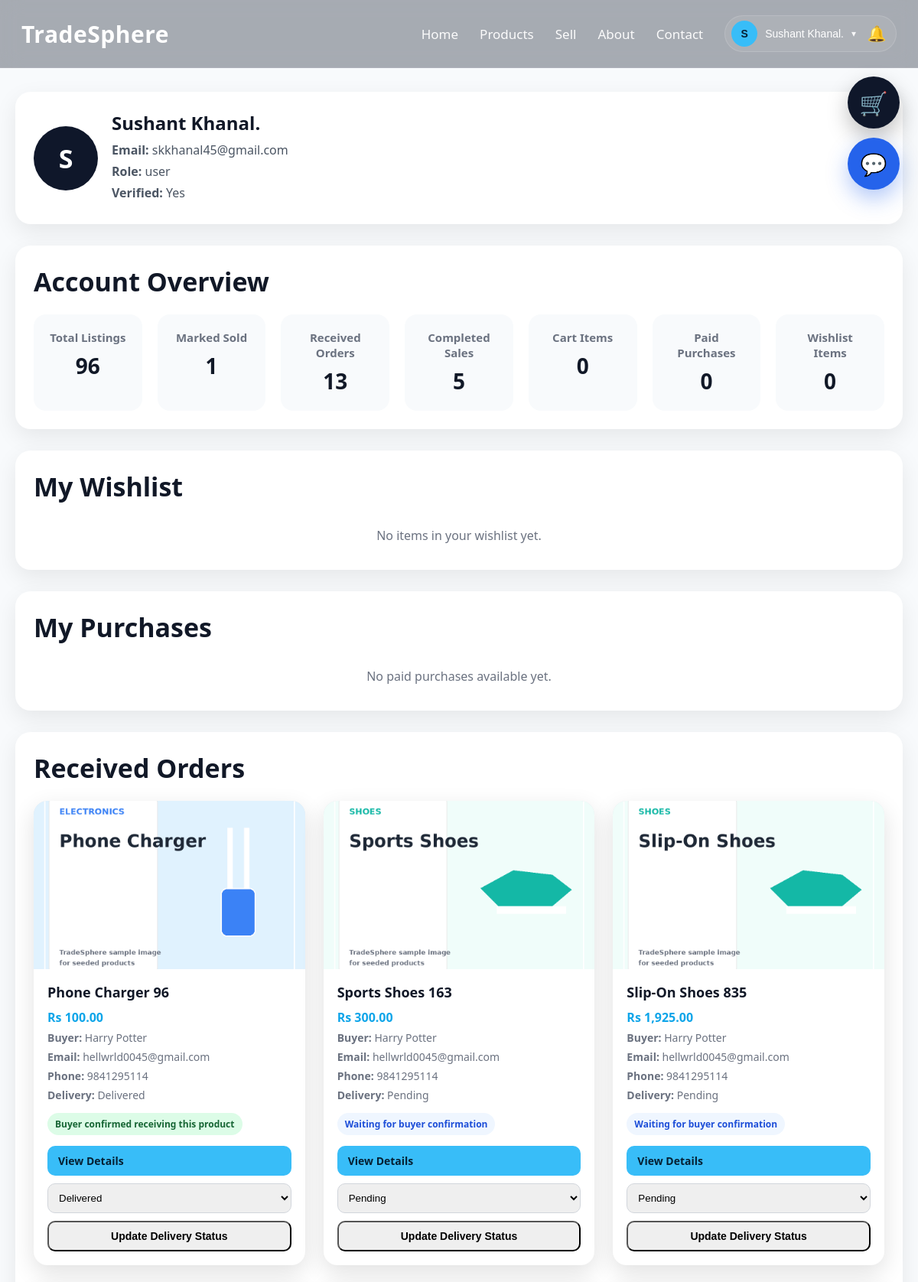
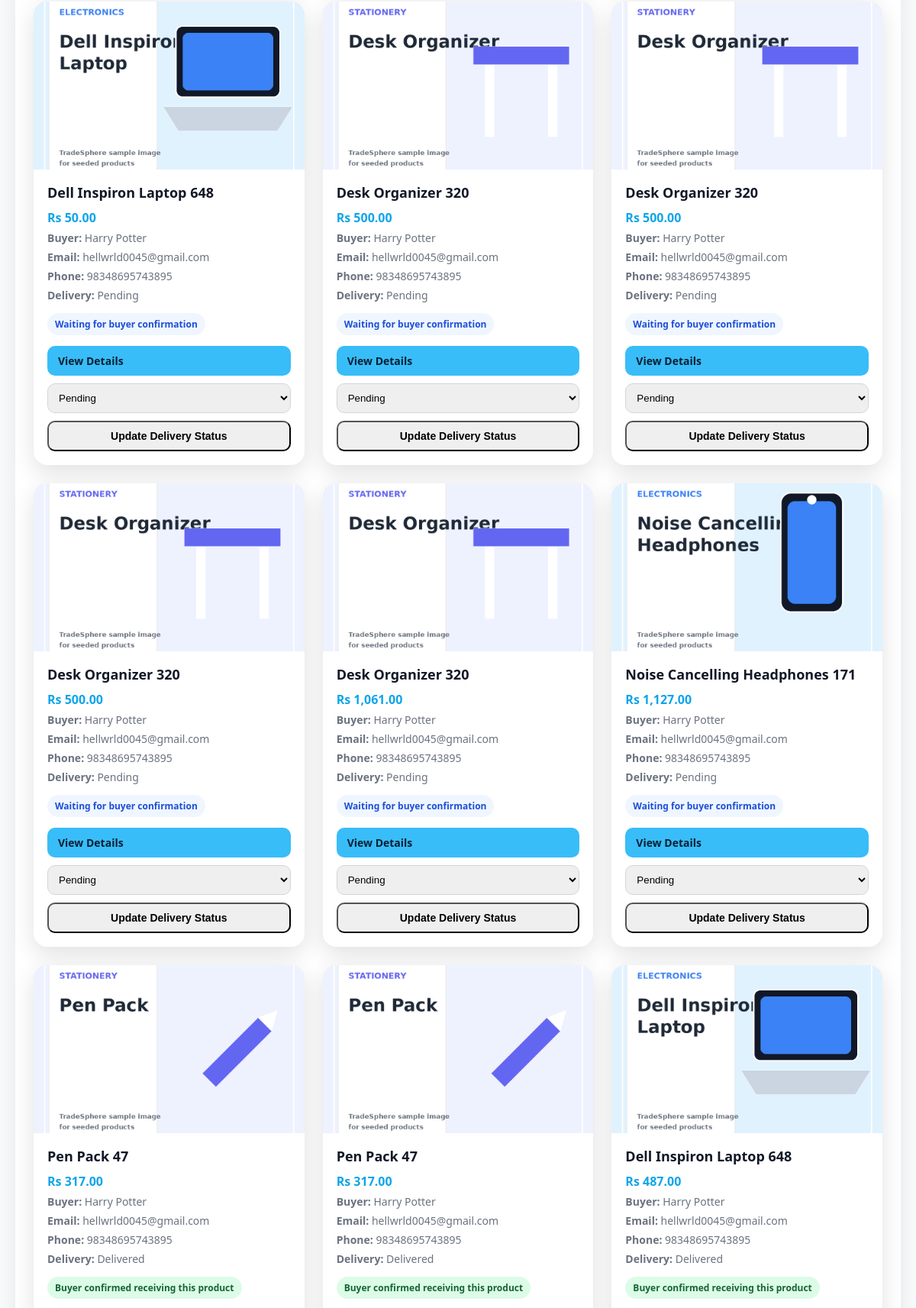
The app's page /profile.php (signed in, upper part) with its own data (2 pictures, top to bottom).
### tables this page shows
CREATE TABLE `users` (
  `id` int(11) NOT NULL,
  `name` varchar(100) DEFAULT NULL,
  `email` varchar(150) DEFAULT NULL,
  `password` varchar(255) DEFAULT NULL,
  `role` enum('user','admin') DEFAULT 'user',
  `is_verified` tinyint(1) DEFAULT 0,
  `email_otp` varchar(255) DEFAULT NULL,
  `otp_expires_at` datetime DEFAULT NULL,
  `reset_token` varchar(255) DEFAULT NULL,
  `reset_expires_at` datetime DEFAULT NULL,
  `created_at` timestamp NOT NULL DEFAULT current_timestamp(),
  `seller_status` enum('none','pending','approved','rejected') DEFAULT 'none',
  `seller_requested_at` datetime DEFAULT NULL,
  `seller_verified_at` datetime DEFAULT NULL,
  `account_status` enum('active','pending_admin','removed') DEFAULT 'active',
  `removal_reason` text DEFAULT NULL,
  `removed_at` datetime DEFAULT NULL,
  `reapply_requested_at` datetime DEFAULT NULL
);

CREATE TABLE `orders` (
  `id` int(11) NOT NULL,
  `user_id` int(11) NOT NULL,
  `product_id` int(11) NOT NULL,
  `seller_user_id` int(11) DEFAULT NULL,
  `buyer_name` varchar(120) NOT NULL,
  `buyer_email` varchar(120) NOT NULL,
  `buyer_phone` varchar(30) NOT NULL,
  `buyer_message` text DEFAULT NULL,
  `amount` decimal(10,2) NOT NULL,
  `quantity` int(11) NOT NULL DEFAULT 1,
  `transaction_uuid` varchar(120) NOT NULL,
  `payment_method` varchar(50) NOT NULL DEFAULT 'eSewa',
  `payment_status` varchar(50) NOT NULL DEFAULT 'pending',
  `order_status` varchar(50) NOT NULL DEFAULT 'placed',
  `seller_delivery_status` varchar(50) NOT NULL DEFAULT 'pending',
  `buyer_received` tinyint(1) NOT NULL DEFAULT 0,
  `delivered_at` datetime DEFAULT NULL,
  `buyer_received_at` datetime DEFAULT NULL,
  `seller_cleared` tinyint(1) NOT NULL DEFAULT 0,
  `esewa_ref_id` varchar(120) DEFAULT NULL,
  `created_at` timestamp NOT NULL DEFAULT current_timestamp(),
  `updated_at` timestamp NOT NULL DEFAULT current_timestamp() ON UPDATE current_timestamp(),
  `buyer_address` text DEFAULT NULL
);

CREATE TABLE `products` (
  `id` int(11) NOT NULL,
  `user_id` int(11) DEFAULT NULL,
  `name` varchar(255) DEFAULT NULL,
  `category_id` int(11) DEFAULT NULL,
  `price` decimal(10,2) DEFAULT NULL,
  `city` varchar(100) DEFAULT NULL,
  `seller_email` varchar(150) DEFAULT NULL,
  `contact_number` varchar(20) DEFAULT NULL,
  `contact_info` varchar(255) DEFAULT NULL,
  `image` varchar(255) DEFAULT NULL,
  `description` text DEFAULT NULL,
  `product_condition` varchar(50) DEFAULT NULL,
  `status` enum('available','sold') DEFAULT 'available',
  `created_at` timestamp NOT NULL DEFAULT current_timestamp(),
  `average_rating` decimal(3,2) NOT NULL DEFAULT 0.00,
  `rating_count` int(11) NOT NULL DEFAULT 0,
  `ai_status` enum('approved','manual_review','rejected','skipped') DEFAULT 'skipped',
  `ai_reason` text DEFAULT NULL
);

### profile.php (the view, shortened to what the rows shown need)
<?php
include "config/db.php";
$userEmail = $conn->real_escape_string($_SESSION['user']);
$userRes = $conn->query("SELECT * FROM users WHERE email='$userEmail' LIMIT 1");
$user = $userRes ? $userRes->fetch_assoc() : null;
$userId = (int)$user['id'];
$highlightOrderId = 0;
$receivedOrders = $conn->query("
    SELECT
        o.*,
        p.name AS product_name,
        p.image AS product_image
    FROM orders o
    INNER JOIN products p ON o.product_id = p.id
    WHERE o.seller_user_id = $userId
    ORDER BY o.created_at DESC
");
?>
<!DOCTYPE html>
<html lang="en">
<head>
    <link rel="stylesheet" href="css/style.css">
</head>
<body>
<?php include "includes/navbar.php"; ?>
<div class="page-wrap">
    <div class="container">
        <div class="profile-section-card">
            <div class="profile-header-box">
                <div class="profile-avatar-lg"><?php echo htmlspecialchars($firstLetter); ?></div>
                <div class="profile-meta">
                    <h2 style="margin:0 0 8px 0;"><?php echo htmlspecialchars($user['name']); ?></h2>
                    <p><strong>Email:</strong> <?php echo htmlspecialchars($user['email']); ?></p>
                    <p><strong>Role:</strong> <?php echo htmlspecialchars($user['role']); ?></p>
                    <p><strong>Verified:</strong> <?php echo ((int)$user['is_verified'] === 1) ? "Yes" : "No"; ?></p>
                </div>
            </div>
        </div>
        <div class="profile-section-card">
            <h2 class="section-title" style="text-align:left; margin-bottom:20px;">Account Overview</h2>
        </div>
        <div class="profile-section-card" id="wishlist">
            <div class="wishlist-heading-row">
                <h2 class="section-title" style="text-align:left; margin-bottom:0;">My Wishlist</h2>
            </div>
        </div>
        <div class="profile-section-card" id="purchases">
            <h2 class="section-title" style="text-align:left; margin-bottom:20px;">My Purchases</h2>
        </div>
        <div class="profile-section-card" id="orders_received">
            <h2 class="section-title" style="text-align:left; margin-bottom:20px;">Received Orders</h2>
            <?php if ($receivedOrders && $receivedOrders->num_rows > 0): ?>
                <div class="products-grid">
                    <?php while ($row = $receivedOrders->fetch_assoc()): ?>
                        <div
                            class="product-card tracked-order-card <?php echo ($highlightOrderId === (int)$row['id']) ? 'active-track' : ''; ?>"
                            id="order-card-<?php echo (int)$row['id']; ?>"
                        >
                            <div class="product-image-wrap">
                                <img src="uploads/<?php echo htmlspecialchars($row['product_image']); ?>" alt="Ordered Product">
                            </div>
                            <div class="product-body">
                                <h3><?php echo htmlspecialchars($row['product_name']); ?></h3>
                                <p class="price">Rs <?php echo number_format((float)$row['amount'], 2); ?></p>
                                <p class="meta"><strong>Buyer:</strong> <?php echo htmlspecialchars($row['buyer_name']); ?></p>
                                <p class="meta"><strong>Email:</strong> <?php echo htmlspecialchars($row['buyer_email']); ?></p>
                                <p class="meta"><strong>Phone:</strong> <?php echo htmlspecialchars($row['buyer_phone']); ?></p>
                                <p class="meta"><strong>Delivery:</strong> <?php echo htmlspecialchars(ucwords(str_replace('_', ' ', $row['seller_delivery_status']))); ?></p>
                                <?php if ((int)$row['buyer_received'] === 1): ?>
                                    <span class="purchase-badge">Buyer confirmed receiving this product</span>
                                <?php else: ?>
                                    <span class="status-note">Waiting for buyer confirmation</span>
                                <?php endif; ?>
                                <div class="product-actions" style="display:flex; flex-direction:column; gap:10px; align-items:stretch;">
                                    <a href="product_details.php?id=<?php echo (int)$row['product_id']; ?>" class="small-btn primary">View Details</a>
                                    <form method="POST" style="margin:0;">
                                        <select name="seller_delivery_status" style="width:100%; padding:10px; border-radius:10px; border:1px solid #d1d5db; margin-bottom:10px;">
                                            <option value="pending" <?php echo ($row['seller_delivery_status'] === 'pending') ? 'selected' : ''; ?>>Pending</option>
                                            <option value="delivered" <?php echo ($row['seller_delivery_status'] === 'delivered') ? 'selected' : ''; ?>>Delivered</option>
                                        </select>
                                        <button type="submit" name="update_delivery_status" class="small-btn dark" style="width:100%;">
                                            Update Delivery Status
                                        </button>
                                    </form>
                                </div>
                            </div>
                        </div>
                    <?php endwhile; ?>
                </div>
            <?php else: ?>
                <p class="inline-empty">No received orders yet.</p>
            <?php endif; ?>
        </div>
    </div>
</div>
</body>
</html>

### includes/navbar.php (shortened to what the rows shown need)
<?php
include_once __DIR__ . "/../config/db.php";
$navUser = null;
if (isset($_SESSION['user'])) {
    $navEmail = $conn->real_escape_string($_SESSION['user']);
    $navRes = $conn->query("
        SELECT id, name, email
        FROM users
        WHERE email='$navEmail'
        LIMIT 1
    ");
    $navUser = $navRes ? $navRes->fetch_assoc() : null;
}
$firstLetter = $navUser ? strtoupper(substr($navUser['name'], 0, 1)) : "U";
?>
<nav class="navbar">
    <div class="navbar-inner">
        <div class="nav-links" id="navLinks">
            <?php if ($navUser): ?>
                <div class="profile-menu">
                    <div class="profile-combo">
                        <button type="button" class="profile-toggle" id="profileToggle">
                            <span class="profile-avatar">
                                <?php echo htmlspecialchars($firstLetter); ?>
                            </span>
                            <span class="profile-name">
                                <?php echo htmlspecialchars($navUser['name']); ?>
                            </span>
                            <span class="profile-caret">▾</span>
                        </button>
                        <button
                            type="button"
                            class="notification-btn"
                            onclick="toggleNotifications()"
                            title="Notifications"
                        >
                            🔔
                        </button>
                    </div>
                </div>
            <?php else: ?>
                <a href="login.php">Login</a>
                <a href="register.php" class="nav-btn">Register</a>
            <?php endif; ?>
        </div>
    </div>
</nav>

### records on screen
users: name "S", name "Sushant Khanal.", email "skkhanal45@gmail.com", role "user"
orders: product.image (picture), product.name "Phone Charger 96", amount "100.00", buyer_name "Harry Potter", buyer_email "hellwrld0045@gmail.com", buyer_phone "9841295114", seller_delivery_status "Delivered", buyer_received "Buyer confirmed receiving this product"
orders: product.image (picture), product.name "Sports Shoes 163", amount "300.00", buyer_name "Harry Potter", buyer_email "hellwrld0045@gmail.com", buyer_phone "9841295114", seller_delivery_status "Pending", buyer_received "Waiting for buyer confirmation"
orders: product.image (picture), product.name "Slip-On Shoes 835", amount "1,925.00", buyer_name "Harry Potter", buyer_email "hellwrld0045@gmail.com", buyer_phone "9841295114", seller_delivery_status "Pending", buyer_received "Waiting for buyer confirmation"
orders: product.image (picture), product.name "Dell Inspiron Laptop 648", amount "50.00", buyer_name "Harry Potter", buyer_email "hellwrld0045@gmail.com", buyer_phone "98348695743895", seller_delivery_status "Pending", buyer_received "Waiting for buyer confirmation"
orders: product.image (picture), product.name "Desk Organizer 320", amount "500.00", buyer_name "Harry Potter", buyer_email "hellwrld0045@gmail.com", buyer_phone "98348695743895", seller_delivery_status "Pending", buyer_received "Waiting for buyer confirmation"
orders: product.image (picture), product.name "Desk Organizer 320", amount "500.00", buyer_name "Harry Potter", buyer_email "hellwrld0045@gmail.com", buyer_phone "98348695743895", seller_delivery_status "Pending", buyer_received "Waiting for buyer confirmation"
orders: product.image (picture), product.name "Desk Organizer 320", amount "500.00", buyer_name "Harry Potter", buyer_email "hellwrld0045@gmail.com", buyer_phone "98348695743895", seller_delivery_status "Pending", buyer_received "Waiting for buyer confirmation"
orders: product.image (picture), product.name "Desk Organizer 320", amount "1,061.00", buyer_name "Harry Potter", buyer_email "hellwrld0045@gmail.com", buyer_phone "98348695743895", seller_delivery_status "Pending", buyer_received "Waiting for buyer confirmation"
orders: product.image (picture), product.name "Noise Cancelling Headphones 171", amount "1,127.00", buyer_name "Harry Potter", buyer_email "hellwrld0045@gmail.com", buyer_phone "98348695743895", seller_delivery_status "Pending", buyer_received "Waiting for buyer confirmation"
orders: product.image (picture), product.name "Pen Pack 47", amount "317.00", buyer_name "Harry Potter", buyer_email "hellwrld0045@gmail.com", buyer_phone "98348695743895", seller_delivery_status "Delivered", buyer_received "Buyer confirmed receiving this product"
orders: product.image (picture), product.name "Pen Pack 47", amount "317.00", buyer_name "Harry Potter", buyer_email "hellwrld0045@gmail.com", buyer_phone "98348695743895", seller_delivery_status "Delivered", buyer_received "Buyer confirmed receiving this product"
orders: product.image (picture), product.name "Dell Inspiron Laptop 648", amount "487.00", buyer_name "Harry Potter", buyer_email "hellwrld0045@gmail.com", buyer_phone "98348695743895", seller_delivery_status "Delivered", buyer_received "Buyer confirmed receiving this product"

### other values on screen
$totalListings "96"
$soldListings "1"
$receivedOrdersCount "13"
$completedSales "5"
$cartItems "0"
$totalPurchases "0"
$wishlistCount "0"
